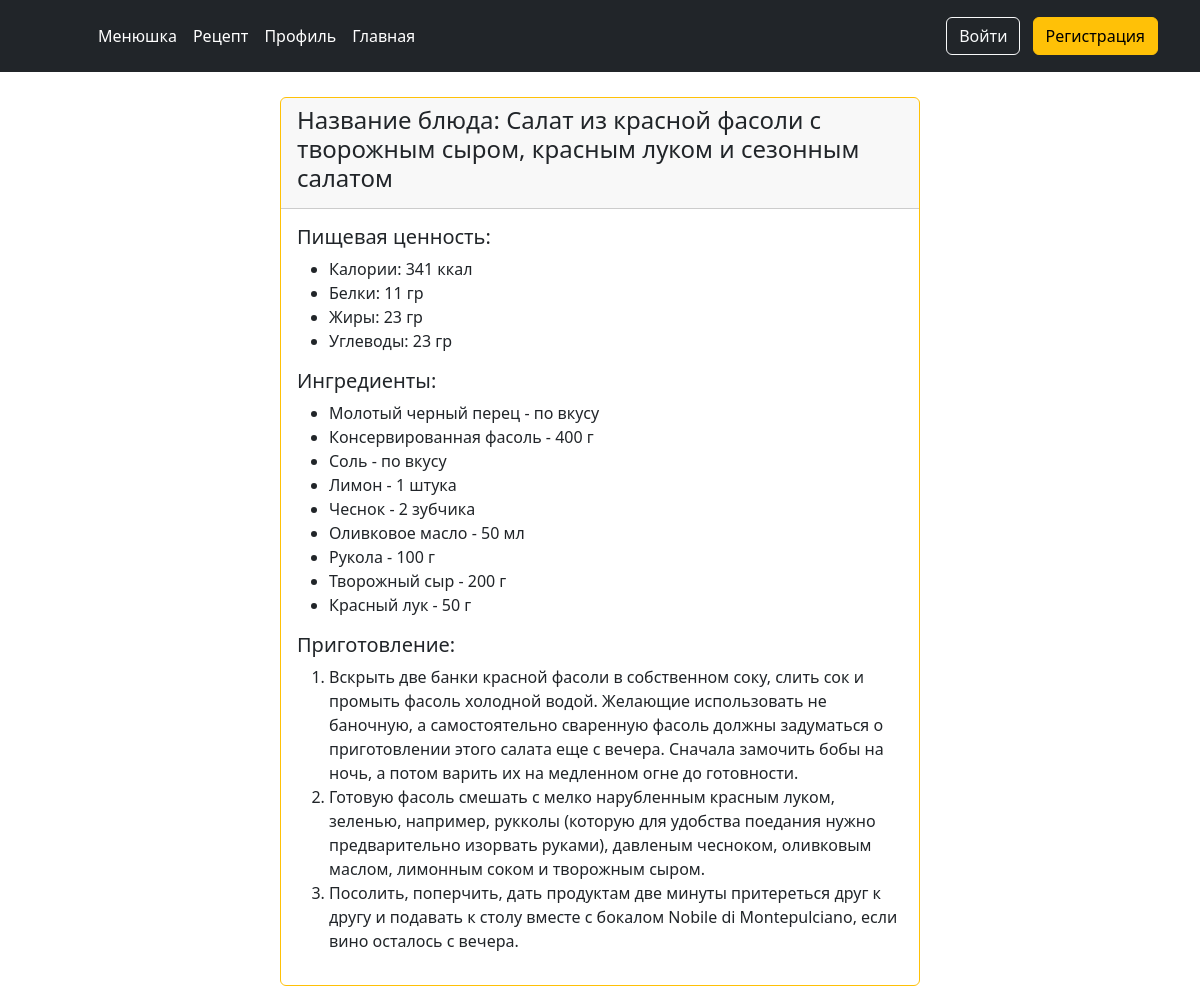
The page /dish/1 on the database its author committed.
### main/models.py (models this page shows)
class Dish(models.Model):
    name = models.CharField(max_length = 100)
    recept = models.TextField()
    calories = models.PositiveIntegerField()
    protein = models.PositiveIntegerField()
    fat = models.PositiveIntegerField()
    carbohydrate = models.PositiveIntegerField()

class ProductDish(models.Model):
    product = models.ForeignKey(Product, on_delete=models.CASCADE)
    dish = models.ForeignKey(Dish, on_delete=models.CASCADE)
    size = models.CharField(max_length = 200)

class Product(models.Model):
    name = models.CharField(max_length = 100)

### main/views.py (the view)
# urls.py: path('dish/<int:id>', dish, name='dish')
def dish(request, id):
    context = {}
    dish = Dish.objects.get(id = id)
    context['dish'] = dish
    return render(request, 'dish.html', context)

### main/templatetags/my_tags.py (called while the page is built)
@register.filter
def split_lines(value):
    return value.split('\n')

### main/templates/dish.html (shortened to what this page needs)
{% load my_tags %}
<!DOCTYPE html>
<html lang="en">
<head>
    <link href="https://cdn.jsdelivr.net/npm/bootstrap@5.3.3/dist/css/bootstrap.min.css" rel="stylesheet">
</head>
<body>
{% include 'navigation.html' %}
<main>
<div class="row" style="margin-top: 25px;">
  <div class="center-block">
    <div class="card border-warning mb-3 mx-auto" style="max-width: 40rem;">
      <div class="card-header"><h4> Название блюда: {{ dish.name }}</h4></div>
      <div class="card-body">
            <h5 class="card-title">Пищевая ценность:</h5>
          <ul>
              <li>
                  Калории: {{ dish.calories }} ккал
              </li>
              <li>
                  Белки: {{ dish.protein }} гр
              </li>
              <li>
                  Жиры: {{ dish.fat }} гр
              </li>
              <li>
                  Углеводы: {{ dish.carbohydrate }} гр
              </li>
          </ul>
         <h5 class="card-title">Ингредиенты:</h5>
          <ul>
              {% for productdish in dish.productdish_set.all %}
              <li>
                    {{ productdish.product.name }} - {{ productdish.size }}
              </li>
              {% endfor %}
          </ul>
        <h5 class="card-title">Приготовление:</h5>
        <ol>
        {% for ingredient in dish.recept|split_lines %}
            <li>{{ ingredient }}</li>
        {% endfor %}
    </ol>
      </div>
    </div>
</div>
</div>
</main>
</body>
</html>

### rows shown on the page
Dish: name "Салат из красной фасоли с творожным сыром, красным луком и сезонным салатом", calories "341", protein "11", fat "23", carbohydrate "23"
ProductDish: product.name "Молотый черный перец", size "по вкусу"
ProductDish: product.name "Консервированная фасоль", size "400 г"
ProductDish: product.name "Соль", size "по вкусу"
ProductDish: product.name "Лимон", size "1 штука"
ProductDish: product.name "Чеснок", size "2 зубчика"
ProductDish: product.name "Оливковое масло", size "50 мл"
ProductDish: product.name "Рукола", size "100 г"
ProductDish: product.name "Творожный сыр", size "200 г"
ProductDish: product.name "Красный лук", size "50 г"

### other values the page prints
{{ ingredient }} "Посолить, поперчить, дать продуктам две минуты притереться друг к другу и подавать к столу вместе с бокалом Nobile di Montepulciano, если вино осталось с вечера."
